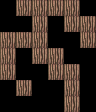

A 2D game scene composited from a Tiled map and its tileset images. What follows is a short description and the map's XML, with every tile layer's data as written:
An orthogonal 6x7 tile map with 16x16 px tiles, 1 tile layer (Tile Layer 1), 2 tilesets.

<map version="1.10" tiledversion="1.11.2" orientation="orthogonal" renderorder="right-down" width="6" height="7" tilewidth="16" tileheight="16" infinite="0" nextlayerid="2" nextobjectid="1">
 <tileset firstgid="1" source="Blocks.tsx" />
 <tileset firstgid="65" source="../Blocks.tsx" />
 <layer id="1" name="Tile Layer 1" width="6" height="7">
  <data encoding="csv">
0,11,11,11,11,0,
0,0,11,0,11,11,
11,11,11,0,0,11,
11,0,11,11,0,0,
11,0,0,11,11,0,
0,11,0,0,11,0,
0,0,0,0,11,0
</data>
 </layer>
</map>
